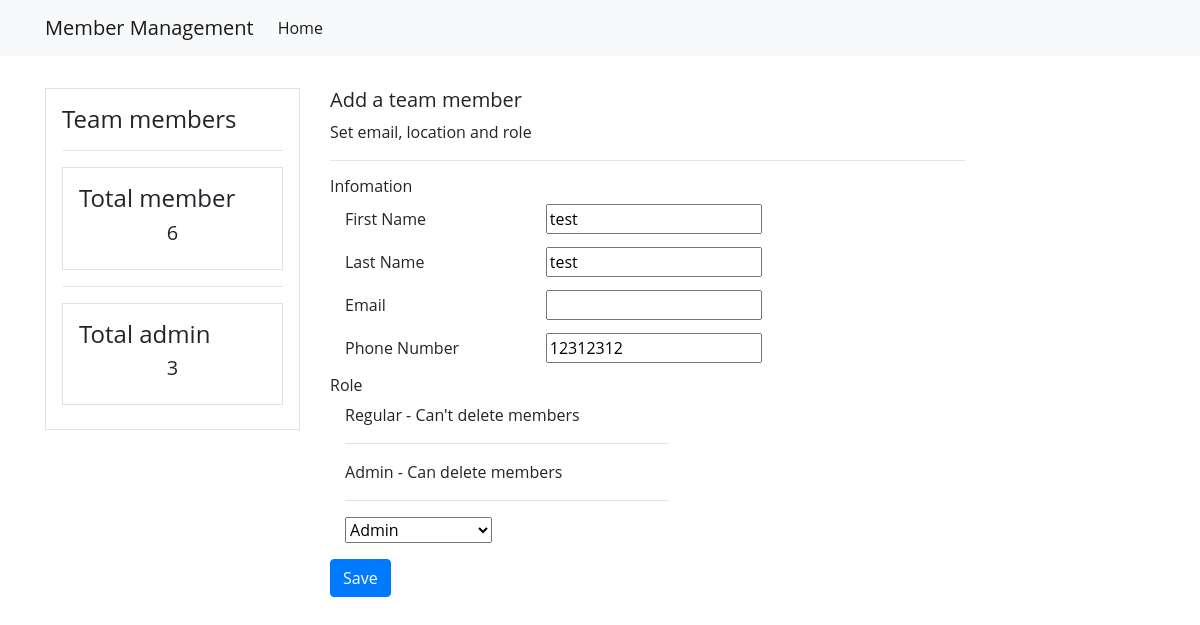
/edit/8/, run on the app's committed database.
### membermanagementapp/models.py (models this page shows, shortened)
class Member(models.Model):
    first_name  = models.CharField(max_length=50)
    last_name   = models.CharField(max_length=50)
    email  = models.EmailField(max_length=70,blank=True)
    phone_number  = models.CharField(max_length=50,blank=True,null=True)
    role = models.CharField(max_length=50, blank=True, null=True, choices=role_choice, default='Regular Member')

### membermanagementapp/views.py (the view)
# urls.py: path('edit/<int:pk>/', views.edit, name='membermangement-edit-item')
def edit(request, pk):
    member_by_id =  Member.objects.get(id=pk)
    count_members = Member.objects.filter(role='Regular Member').count()
    count_admin = Member.objects.filter(role='Admin').count()
    if request.method == 'POST':
        form = MemberForm(request.POST, instance=member_by_id)
        if form.is_valid():
            form.save()
            return redirect('/')
    else:
        form = MemberForm(instance=member_by_id)
    context = {
        'form': form,
        'count_members': count_members,
        'count_admin': count_admin
    }
    return render(request, 'membermanagementapp/addItem.html', context)

### membermanagementapp/forms.py
class MemberForm(forms.ModelForm):
    class Meta:
        model = Member
        fields = '__all__'

### membermanagementapp/templates/membermanagementapp/addItem.html (shortened to what this page needs)
{% extends 'partials/base.html' %} {% block content %}
<h5>Add a team member</h5>
<p>Set email, location and role</p>
<form method="POST">
  <hr />
  <h6>Infomation</h6>
  <div>
    <label for="validationDefault01" class="col-md-4 mb-3">First Name</label>
    {{ form.first_name}}
  </div>
  <div>
    <label for="validationDefault02" class="col-md-4 mb-3">Last Name</label>
    {{ form.last_name}}
  </div>
  <div>
    <label for="validationDefault02" class="col-md-4 mb-3">Email</label>
    {{ form.email}}
  </div>
  <div>
    <label for="validationDefault02" class="col-md-4 mb-3">Phone Number</label>
    {{ form.phone_number}}
  </div>
  <h6>Role</h6>
  <fieldset class="col-md-8 mb-3">
    <div class="row">
      <div class="col-sm-10">
        <label class="form-check-label" for="gridRadios1">
          Regular - Can't delete members
        </label>
        <hr />
        <label class="form-check-label" for="gridRadios2">
          Admin - Can delete members
        </label>
        <hr />
        {{ form.role}}
      </div>
    </div>
  </fieldset>
  <div class="form-group row">
    <div class="col-sm-10">
      <button type="submit" class="btn btn-primary">Save</button>
    </div>
  </div>
</form>
{% endblock %}

### membermanagementapp/templates/partials/base.html (style rules this page uses)
body { font-family: 'Open Sans', sans-serif; }

### data on the page
Member: first_name "test", last_name "test", phone_number "12312312", role "Admin"

### other printed values
{{ count_members }} "6"
{{ count_admin }} "3"
